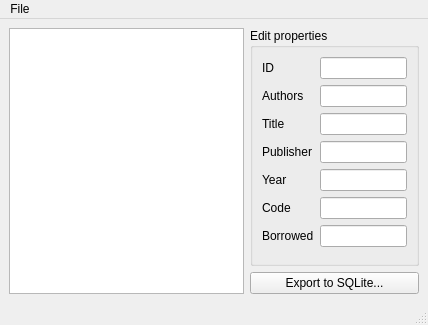
<?xml version="1.0" encoding="UTF-8"?>
<ui version="4.0">
 <class>MainWindow</class>
 <widget class="QMainWindow" name="MainWindow">
  <property name="geometry">
   <rect>
    <x>0</x>
    <y>0</y>
    <width>428</width>
    <height>325</height>
   </rect>
  </property>
  <property name="sizePolicy">
   <sizepolicy hsizetype="Expanding" vsizetype="Expanding">
    <horstretch>0</horstretch>
    <verstretch>0</verstretch>
   </sizepolicy>
  </property>
  <property name="windowTitle">
   <string>Books collection</string>
  </property>
  <widget class="QWidget" name="centralwidget">
   <layout class="QHBoxLayout" name="horizontalLayout">
    <item>
     <widget class="QTableView" name="tableView">
      <property name="sizePolicy">
       <sizepolicy hsizetype="Expanding" vsizetype="Expanding">
        <horstretch>0</horstretch>
        <verstretch>0</verstretch>
       </sizepolicy>
      </property>
      <property name="editTriggers">
       <set>QAbstractItemView::AnyKeyPressed|QAbstractItemView::DoubleClicked|QAbstractItemView::EditKeyPressed</set>
      </property>
     </widget>
    </item>
    <item>
     <layout class="QVBoxLayout" name="verticalLayout">
      <item>
       <widget class="QGroupBox" name="groupBox">
        <property name="title">
         <string>Edit properties</string>
        </property>
        <layout class="QFormLayout" name="formLayout">
         <item row="1" column="0">
          <widget class="QLabel" name="label">
           <property name="text">
            <string>ID</string>
           </property>
          </widget>
         </item>
         <item row="1" column="1">
          <widget class="QLineEdit" name="idEdit"/>
         </item>
         <item row="2" column="0">
          <widget class="QLabel" name="label_2">
           <property name="text">
            <string>Authors</string>
           </property>
          </widget>
         </item>
         <item row="2" column="1">
          <widget class="QLineEdit" name="authorsEdit"/>
         </item>
         <item row="3" column="0">
          <widget class="QLabel" name="label_3">
           <property name="text">
            <string>Title</string>
           </property>
          </widget>
         </item>
         <item row="4" column="0">
          <widget class="QLabel" name="label_4">
           <property name="text">
            <string>Publisher</string>
           </property>
          </widget>
         </item>
         <item row="5" column="0">
          <widget class="QLabel" name="label_5">
           <property name="text">
            <string>Year</string>
           </property>
          </widget>
         </item>
         <item row="6" column="0">
          <widget class="QLabel" name="label_6">
           <property name="text">
            <string>Code</string>
           </property>
          </widget>
         </item>
         <item row="7" column="0">
          <widget class="QLabel" name="label_7">
           <property name="text">
            <string>Borrowed</string>
           </property>
          </widget>
         </item>
         <item row="3" column="1">
          <widget class="QLineEdit" name="titleEdit"/>
         </item>
         <item row="4" column="1">
          <widget class="QLineEdit" name="publisherEdit"/>
         </item>
         <item row="5" column="1">
          <widget class="QLineEdit" name="yearEdit"/>
         </item>
         <item row="6" column="1">
          <widget class="QLineEdit" name="codeEdit"/>
         </item>
         <item row="7" column="1">
          <widget class="QLineEdit" name="borrowedEdit"/>
         </item>
        </layout>
       </widget>
      </item>
      <item>
       <widget class="QPushButton" name="pushButton">
        <property name="text">
         <string>Export to SQLite...</string>
        </property>
       </widget>
      </item>
     </layout>
    </item>
   </layout>
  </widget>
  <widget class="QMenuBar" name="menubar">
   <property name="geometry">
    <rect>
     <x>0</x>
     <y>0</y>
     <width>428</width>
     <height>21</height>
    </rect>
   </property>
   <widget class="QMenu" name="menuOpen">
    <property name="title">
     <string>File</string>
    </property>
    <addaction name="actionOpen"/>
    <addaction name="separator"/>
    <addaction name="actionExit"/>
   </widget>
   <addaction name="menuOpen"/>
  </widget>
  <widget class="QStatusBar" name="statusbar"/>
  <action name="actionOpen">
   <property name="text">
    <string>Open...</string>
   </property>
  </action>
  <action name="actionExit">
   <property name="text">
    <string>Exit</string>
   </property>
  </action>
 </widget>
 <resources/>
 <connections/>
</ui>
